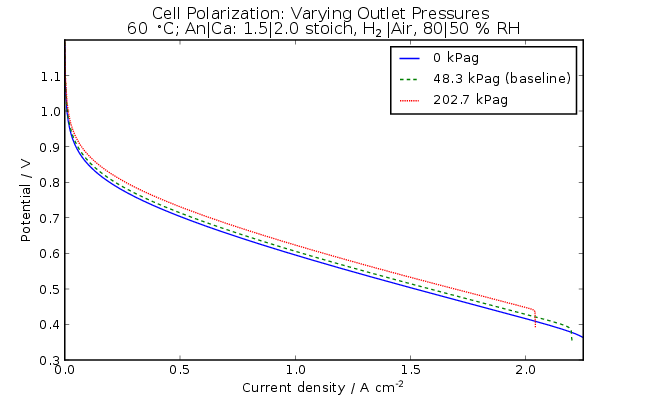

Python code for this plot:
#!/usr/bin/python
"""Plot polarization curves with varying pressure.
"""

import matplotlib.pyplot as plt

from modelicares import save, label_quantity
from fcres import SimRes, annotate_conditions, multiplot

# Specify the baseline conditions.
conditions = dict(T = (60, 'degC'),
                  p = (48.3, 'kPag'),
                  n_O2 = (21, '%'),
                  anInletRH = (80, '%'),
                  caInletRH = (50, '%'),
                  anStoich = (1.5, '1'),
                  caStoich = (2.0, '1'))

                  
# Settings
files = ['../'*6 + 'baseline.mat',
         '../'*6 + '0kPag.mat',
         '../'*6 + '202.7kPag.mat']
variable = 'environment.p' # Varied parameter
unit = 'kPag' # Display unit for the varied parameter
baseline = 1 # Index of the baseline simulation (after sorting)

# Load and sort the results.
sims = map(SimRes, files)
vals = [sim.get_IV(variable, sim.to_unit(unit)) for sim in sims]
vals, sims = zip(*sorted(zip(vals, sims)))

# Plot
labels = [label_quantity(round(abs(val), 1), unit) for val in vals]
labels[baseline] += " (baseline)"
multiplot(sims, xname='J', ynames1=['w'], label='polarization-pressure',
          title = 'Cell Polarization: Varying Outlet Pressures\n'
                  + annotate_conditions(conditions, pressure=False),
          legends1=[''], suffixes=[label for label in labels],
          use_paren=False, leg1_kwargs=dict(loc='upper right'))
plt.legend()
plt.xlim(xmax=2.25)
plt.ylim(ymax=1.2)
save()
